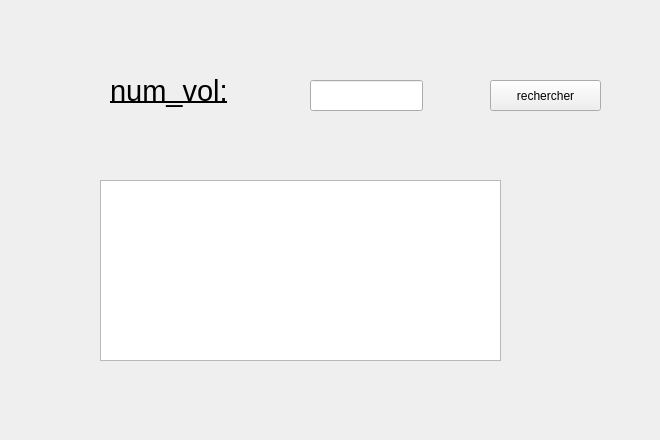
      <widget class="QWidget" name="tab_10">
       <attribute name="title">
        <string>recherche</string>
       </attribute>
       <widget class="QLabel" name="label_24">
        <property name="geometry">
         <rect>
          <x>0</x>
          <y>-10</y>
          <width>651</width>
          <height>431</height>
         </rect>
        </property>
        <property name="text">
         <string/>
        </property>
        <property name="pixmap">
         <pixmap>../../avis-lufthansa-vol-inde.jpg</pixmap>
        </property>
       </widget>
       <widget class="QTableView" name="tabrech">
        <property name="geometry">
         <rect>
          <x>100</x>
          <y>180</y>
          <width>401</width>
          <height>181</height>
         </rect>
        </property>
       </widget>
       <widget class="QLabel" name="label_19">
        <property name="geometry">
         <rect>
          <x>110</x>
          <y>70</y>
          <width>121</width>
          <height>41</height>
         </rect>
        </property>
        <property name="font">
         <font>
          <family>MS Shell Dlg 2</family>
          <pointsize>22</pointsize>
          <weight>9</weight>
          <italic>false</italic>
          <bold>false</bold>
          <underline>true</underline>
         </font>
        </property>
        <property name="styleSheet">
         <string notr="true"> 
font: 75 22pt &quot;MS Shell Dlg 2&quot;;</string>
        </property>
        <property name="text">
         <string>num_vol:</string>
        </property>
       </widget>
       <widget class="QLineEdit" name="lineEdit_15">
        <property name="geometry">
         <rect>
          <x>310</x>
          <y>80</y>
          <width>113</width>
          <height>31</height>
         </rect>
        </property>
       </widget>
       <widget class="QPushButton" name="pushButton_recherv">
        <property name="geometry">
         <rect>
          <x>490</x>
          <y>80</y>
          <width>111</width>
          <height>31</height>
         </rect>
        </property>
        <property name="text">
         <string>rechercher</string>
        </property>
       </widget>
      </widget>
